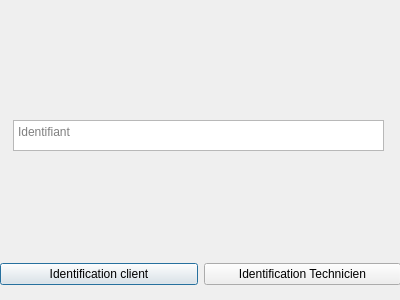
<?xml version="1.0" encoding="UTF-8"?>
<ui version="4.0">
 <class>DialogConnexion</class>
 <widget class="QDialog" name="DialogConnexion">
  <property name="geometry">
   <rect>
    <x>0</x>
    <y>0</y>
    <width>400</width>
    <height>300</height>
   </rect>
  </property>
  <property name="windowTitle">
   <string>Dialog</string>
  </property>
  <widget class="QWidget" name="horizontalLayoutWidget">
   <property name="geometry">
    <rect>
     <x>0</x>
     <y>259</y>
     <width>401</width>
     <height>31</height>
    </rect>
   </property>
   <layout class="QHBoxLayout" name="horizontalLayout">
    <item>
     <widget class="QPushButton" name="pushButton">
      <property name="text">
       <string>Identification client</string>
      </property>
     </widget>
    </item>
    <item>
     <widget class="QPushButton" name="IdentificationClient">
      <property name="text">
       <string>Identification Technicien</string>
      </property>
     </widget>
    </item>
   </layout>
  </widget>
  <widget class="QTextEdit" name="textEdit">
   <property name="geometry">
    <rect>
     <x>13</x>
     <y>120</y>
     <width>371</width>
     <height>31</height>
    </rect>
   </property>
   <property name="html">
    <string>&lt;!DOCTYPE HTML PUBLIC &quot;-//W3C//DTD HTML 4.0//EN&quot; &quot;http://www.w3.org/TR/REC-html40/strict.dtd&quot;&gt;
&lt;html&gt;&lt;head&gt;&lt;meta name=&quot;qrichtext&quot; content=&quot;1&quot; /&gt;&lt;style type=&quot;text/css&quot;&gt;
p, li { white-space: pre-wrap; }
&lt;/style&gt;&lt;/head&gt;&lt;body style=&quot; font-family:'Ubuntu'; font-size:11pt; font-weight:400; font-style:normal;&quot;&gt;
&lt;p style=&quot;-qt-paragraph-type:empty; margin-top:0px; margin-bottom:0px; margin-left:0px; margin-right:0px; -qt-block-indent:0; text-indent:0px;&quot;&gt;&lt;br /&gt;&lt;/p&gt;&lt;/body&gt;&lt;/html&gt;</string>
   </property>
   <property name="overwriteMode">
    <bool>false</bool>
   </property>
   <property name="placeholderText">
    <string>Identifiant</string>
   </property>
  </widget>
 </widget>
 <resources/>
 <connections/>
</ui>
